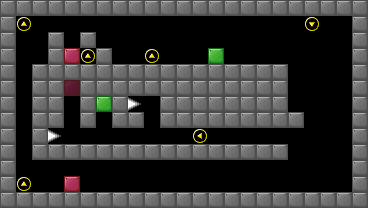

A 2D game scene composited from a Tiled map and its tileset images. What follows is a short description and the map's XML, with every tile layer's data as written:
An orthogonal 23x13 tile map with 16x16 px tiles, 6 tile layers (Wall, Spike, Gravity, Block, ...), 4 tilesets.

<map version="1.9" tiledversion="1.9.2" orientation="orthogonal" renderorder="right-down" width="23" height="13" tilewidth="16" tileheight="16" infinite="0" nextlayerid="12" nextobjectid="1">
 <properties>
  <property name="SpawnX" type="int" value="47" />
  <property name="SpawnY" type="int" value="9" />
  <property name="WinX" type="int" value="10" />
  <property name="WinY" type="int" value="25" />
 </properties>
 <tileset firstgid="1" name="BASIC_II" tilewidth="16" tileheight="16" tilecount="12" columns="6">
  <image source="BASIC_II.png" width="96" height="32" />
 </tileset>
 <tileset firstgid="13" name="BASIC_BG_II" tilewidth="16" tileheight="16" tilecount="12" columns="6">
  <image source="BASIC_BG_II.png" width="96" height="32" />
 </tileset>
 <tileset firstgid="25" name="gravs" tilewidth="16" tileheight="16" tilecount="5" columns="5">
  <image source="gravs.png" width="80" height="16" />
 </tileset>
 <tileset firstgid="30" name="Spike" tilewidth="16" tileheight="16" tilecount="1" columns="1">
  <image source="Spike.png" width="16" height="16" />
 </tileset>
 <layer id="6" name="Wall" width="23" height="13">
  <data encoding="csv">
2,2,2,2,2,2,2,2,2,2,2,2,2,2,2,2,2,2,2,2,2,2,2,
2,0,0,0,0,0,0,0,0,0,0,0,0,0,0,0,0,0,0,0,0,0,2,
2,0,0,2,0,2,0,0,0,0,0,0,0,0,0,0,0,0,0,0,0,0,2,
2,0,0,2,0,0,2,0,0,0,0,0,0,0,0,0,0,0,0,0,0,0,2,
2,0,2,2,2,2,2,2,2,2,2,2,2,2,2,2,2,2,0,0,0,0,2,
2,0,2,2,0,2,2,2,2,2,2,2,2,2,2,2,2,2,0,0,0,0,2,
2,0,2,2,0,2,0,2,0,0,2,2,2,2,2,2,2,2,0,0,0,0,2,
2,0,2,2,0,2,0,2,2,0,2,2,2,2,2,2,2,2,2,0,0,0,2,
2,0,2,0,0,0,0,0,0,0,0,0,0,0,0,0,0,0,0,0,0,0,2,
2,0,2,2,2,2,2,2,2,2,2,2,2,2,2,2,2,2,0,0,0,0,2,
2,0,0,0,0,0,0,0,0,0,0,0,0,0,0,0,0,0,0,0,0,0,2,
2,0,0,0,0,0,0,0,0,0,0,0,0,0,0,0,0,0,0,0,0,0,2,
2,2,2,2,2,2,2,2,2,2,2,2,2,2,2,2,2,2,2,2,2,2,2
</data>
 </layer>
 <layer id="11" name="Spike" width="23" height="13">
  <data encoding="csv">
0,0,0,0,0,0,0,0,0,0,0,0,0,0,0,0,0,0,0,0,0,0,0,
0,0,0,0,0,0,0,0,0,0,0,0,0,0,0,0,0,0,0,0,0,0,0,
0,0,0,0,0,0,0,0,0,0,0,0,0,0,0,0,0,0,0,0,0,0,0,
0,0,0,0,0,0,0,0,0,0,0,0,0,0,0,0,0,0,0,0,0,0,0,
0,0,0,0,0,0,0,0,0,0,0,0,0,0,0,0,0,0,0,0,0,0,0,
0,0,0,0,0,0,0,0,0,0,0,0,0,0,0,0,0,0,0,0,0,0,0,
0,0,0,0,0,0,0,0,2684354590,0,0,0,0,0,0,0,0,0,0,0,0,0,0,
0,0,0,0,0,0,0,0,0,0,0,0,0,0,0,0,0,0,0,0,0,0,0,
0,0,0,2684354590,0,0,0,0,0,0,0,0,0,0,0,0,0,0,0,0,0,0,0,
0,0,0,0,0,0,0,0,0,0,0,0,0,0,0,0,0,0,0,0,0,0,0,
0,0,0,0,0,0,0,0,0,0,0,0,0,0,0,0,0,0,0,0,0,0,0,
0,0,0,0,0,0,0,0,0,0,0,0,0,0,0,0,0,0,0,0,0,0,0,
0,0,0,0,0,0,0,0,0,0,0,0,0,0,0,0,0,0,0,0,0,0,0
</data>
 </layer>
 <layer id="10" name="Gravity" width="23" height="13">
  <data encoding="csv">
0,0,0,0,0,0,0,0,0,0,0,0,0,0,0,0,0,0,0,0,0,0,0,
0,27,0,0,0,0,0,0,0,0,0,0,0,0,0,0,0,0,0,25,0,0,0,
0,0,0,0,0,0,0,0,0,0,0,0,0,0,0,0,0,0,0,0,0,0,0,
0,0,0,0,0,27,0,0,0,27,0,0,0,0,0,0,0,0,0,0,0,0,0,
0,0,0,0,0,0,0,0,0,0,0,0,0,0,0,0,0,0,0,0,0,0,0,
0,0,0,0,0,0,0,0,0,0,0,0,0,0,0,0,0,0,0,0,0,0,0,
0,0,0,0,0,0,0,0,0,0,0,0,0,0,0,0,0,0,0,0,0,0,0,
0,0,0,0,0,0,0,0,0,0,0,0,0,0,0,0,0,0,0,0,0,0,0,
0,0,0,0,0,0,0,0,0,0,0,0,26,0,0,0,0,0,0,0,0,0,0,
0,0,0,0,0,0,0,0,0,0,0,0,0,0,0,0,0,0,0,0,0,0,0,
0,0,0,0,0,0,0,0,0,0,0,0,0,0,0,0,0,0,0,0,0,0,0,
0,27,0,0,0,0,0,0,0,0,0,0,0,0,0,0,0,0,0,0,0,0,0,
0,0,0,0,0,0,0,0,0,0,0,0,0,0,0,0,0,0,0,0,0,0,0
</data>
 </layer>
 <layer id="7" name="Block" width="23" height="13">
  <data encoding="csv">
0,0,0,0,0,0,0,0,0,0,0,0,0,0,0,0,0,0,0,0,0,0,0,
0,0,0,0,0,0,0,0,0,0,0,0,0,0,0,0,0,0,0,0,0,0,0,
0,0,0,0,0,0,0,0,0,0,0,0,0,0,0,0,0,0,0,0,0,0,0,
0,0,0,0,4,0,0,0,0,0,0,0,0,7,0,0,0,0,0,0,0,0,0,
0,0,0,0,0,0,0,0,0,0,0,0,0,0,0,0,0,0,0,0,0,0,0,
0,0,0,0,0,0,0,0,0,0,0,0,0,0,0,0,0,0,0,0,0,0,0,
0,0,0,0,0,0,7,0,0,0,0,0,0,0,0,0,0,0,0,0,0,0,0,
0,0,0,0,0,0,0,0,0,0,0,0,0,0,0,0,0,0,0,0,0,0,0,
0,0,0,0,0,0,0,0,0,0,0,0,0,0,0,0,0,0,0,0,0,0,0,
0,0,0,0,0,0,0,0,0,0,0,0,0,0,0,0,0,0,0,0,0,0,0,
0,0,0,0,0,0,0,0,0,0,0,0,0,0,0,0,0,0,0,0,0,0,0,
0,0,0,0,4,0,0,0,0,0,0,0,0,0,0,0,0,0,0,0,0,0,0,
0,0,0,0,0,0,0,0,0,0,0,0,0,0,0,0,0,0,0,0,0,0,0
</data>
 </layer>
 <layer id="9" name="Target" width="23" height="13">
  <data encoding="csv">
0,0,0,0,0,0,0,0,0,0,0,0,0,0,0,0,0,0,0,0,0,0,0,
0,0,0,0,0,0,0,0,0,0,0,0,0,0,0,0,0,0,0,0,0,0,0,
0,0,0,0,0,0,0,0,0,0,0,0,0,0,0,0,0,0,0,0,0,0,0,
0,0,0,0,0,0,0,0,0,0,0,0,0,0,0,0,0,0,0,0,0,0,0,
0,0,0,0,0,0,0,0,0,0,0,0,0,0,0,0,0,0,0,0,0,0,0,
0,0,0,0,16,0,0,0,0,0,0,0,0,0,0,0,0,0,0,0,0,0,0,
0,0,0,0,0,0,0,0,0,0,0,0,0,0,0,0,0,0,0,0,0,0,0,
0,0,0,0,0,0,0,0,0,0,0,0,0,0,0,0,0,0,0,0,0,0,0,
0,0,0,0,0,0,0,0,0,0,0,0,0,0,0,0,0,0,0,0,0,0,0,
0,0,0,0,0,0,0,0,0,0,0,0,0,0,0,0,0,0,0,0,0,0,0,
0,0,0,0,0,0,0,0,0,0,0,0,0,0,0,0,0,0,0,0,0,0,0,
0,0,0,0,0,0,0,0,0,0,0,0,0,0,0,0,0,0,0,0,0,0,0,
0,0,0,0,0,0,0,0,0,0,0,0,0,0,0,0,0,0,0,0,0,0,0
</data>
 </layer>
 <layer id="8" name="Misc" width="23" height="13">
  <data encoding="csv">
0,0,0,0,0,0,0,0,0,0,0,0,0,0,0,0,0,0,0,0,0,0,0,
0,0,0,0,0,0,0,0,0,0,0,0,0,0,0,0,0,0,0,0,0,0,0,
0,0,0,0,0,0,0,0,0,0,0,0,0,0,0,0,0,0,0,0,0,0,0,
0,0,0,0,0,0,0,0,0,0,0,0,0,0,0,0,0,0,0,0,0,0,0,
0,0,0,0,0,0,0,0,0,0,0,0,0,0,0,0,0,0,0,0,0,0,0,
0,0,0,0,0,0,0,0,0,0,0,0,0,0,0,0,0,0,0,0,0,0,0,
0,0,0,0,0,0,0,0,0,0,0,0,0,0,0,0,0,0,0,0,0,0,0,
0,0,0,0,0,0,0,0,0,0,0,0,0,0,0,0,0,0,0,0,0,0,0,
0,0,0,0,0,0,0,0,0,0,0,0,0,0,0,0,0,0,0,0,0,0,0,
0,0,0,0,0,0,0,0,0,0,0,0,0,0,0,0,0,0,0,0,0,0,0,
0,0,0,0,0,0,0,0,0,0,0,0,0,0,0,0,0,0,0,0,0,0,0,
0,0,0,0,0,0,0,0,0,0,0,0,0,0,0,0,0,0,0,0,0,0,0,
0,0,0,0,0,0,0,0,0,0,0,0,0,0,0,0,0,0,0,0,0,0,0
</data>
 </layer>
</map>